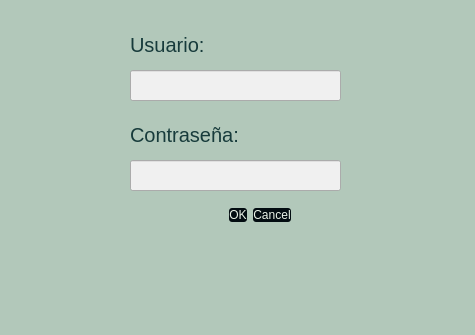
<?xml version="1.0" encoding="UTF-8"?>
<ui version="4.0">
 <class>Ventana_login</class>
 <widget class="QDialog" name="Ventana_login">
  <property name="geometry">
   <rect>
    <x>0</x>
    <y>0</y>
    <width>475</width>
    <height>335</height>
   </rect>
  </property>
  <property name="windowTitle">
   <string>Dialog</string>
  </property>
  <property name="styleSheet">
   <string notr="true">background-color: #f0f0f0</string>
  </property>
  <widget class="QDialogButtonBox" name="buttonBox">
   <property name="enabled">
    <bool>true</bool>
   </property>
   <property name="geometry">
    <rect>
     <x>20</x>
     <y>190</y>
     <width>271</width>
     <height>51</height>
    </rect>
   </property>
   <property name="maximumSize">
    <size>
     <width>271</width>
     <height>51</height>
    </size>
   </property>
   <property name="cursor">
    <cursorShape>PointingHandCursor</cursorShape>
   </property>
   <property name="mouseTracking">
    <bool>false</bool>
   </property>
   <property name="toolTip">
    <string>&lt;html&gt;&lt;head/&gt;&lt;body&gt;&lt;p&gt;&lt;br/&gt;&lt;/p&gt;&lt;/body&gt;&lt;/html&gt;</string>
   </property>
   <property name="accessibleName">
    <string/>
   </property>
   <property name="layoutDirection">
    <enum>Qt::LeftToRight</enum>
   </property>
   <property name="styleSheet">
    <string notr="true">font: 15pt &quot;MS Gothic&quot;;
font: 15pt &quot;Georgia&quot;;
background-color: rgb(4, 13, 18);
color: rgb(235, 243, 232);
border-radius:3px</string>
   </property>
   <property name="orientation">
    <enum>Qt::Horizontal</enum>
   </property>
   <property name="standardButtons">
    <set>QDialogButtonBox::Cancel|QDialogButtonBox::Ok</set>
   </property>
   <property name="centerButtons">
    <bool>false</bool>
   </property>
  </widget>
  <widget class="QLineEdit" name="usuario_boton">
   <property name="geometry">
    <rect>
     <x>130</x>
     <y>70</y>
     <width>211</width>
     <height>31</height>
    </rect>
   </property>
   <property name="styleSheet">
    <string notr="true">border-color: rgb(134, 167, 137);
font: 8pt &quot;Georgia&quot;;</string>
   </property>
  </widget>
  <widget class="QLineEdit" name="contrasena_boton">
   <property name="geometry">
    <rect>
     <x>130</x>
     <y>160</y>
     <width>211</width>
     <height>31</height>
    </rect>
   </property>
   <property name="styleSheet">
    <string notr="true">font: 8pt &quot;Georgia&quot;;</string>
   </property>
   <property name="echoMode">
    <enum>QLineEdit::Password</enum>
   </property>
  </widget>
  <widget class="QLabel" name="label">
   <property name="geometry">
    <rect>
     <x>130</x>
     <y>30</y>
     <width>111</width>
     <height>31</height>
    </rect>
   </property>
   <property name="contextMenuPolicy">
    <enum>Qt::CustomContextMenu</enum>
   </property>
   <property name="toolTip">
    <string>&lt;html&gt;&lt;head/&gt;&lt;body&gt;&lt;p&gt;fewf&lt;/p&gt;&lt;/body&gt;&lt;/html&gt;</string>
   </property>
   <property name="autoFillBackground">
    <bool>false</bool>
   </property>
   <property name="styleSheet">
    <string notr="true">background-color: rgb(178, 200, 186);
font: 8pt &quot;Georgia&quot;;</string>
   </property>
   <property name="text">
    <string>&lt;html&gt;&lt;head/&gt;&lt;body&gt;&lt;p&gt;&lt;span style=&quot; font-size:15pt; color:#173b3b;&quot;&gt;Usuario:&lt;/span&gt;&lt;/p&gt;&lt;/body&gt;&lt;/html&gt;</string>
   </property>
  </widget>
  <widget class="QLabel" name="label_2">
   <property name="geometry">
    <rect>
     <x>130</x>
     <y>120</y>
     <width>151</width>
     <height>31</height>
    </rect>
   </property>
   <property name="minimumSize">
    <size>
     <width>131</width>
     <height>0</height>
    </size>
   </property>
   <property name="styleSheet">
    <string notr="true">background-color: rgb(178, 200, 186);
font: 8pt &quot;Georgia&quot;;</string>
   </property>
   <property name="text">
    <string>&lt;html&gt;&lt;head/&gt;&lt;body&gt;&lt;p&gt;&lt;span style=&quot; font-size:15pt; color:#173b3b;&quot;&gt;Contraseña:&lt;/span&gt;&lt;/p&gt;&lt;/body&gt;&lt;/html&gt;</string>
   </property>
  </widget>
  <widget class="QLabel" name="label_3">
   <property name="geometry">
    <rect>
     <x>-30</x>
     <y>-10</y>
     <width>521</width>
     <height>361</height>
    </rect>
   </property>
   <property name="styleSheet">
    <string notr="true">background-color: rgb(178, 200, 186);
background-color: rgb(178, 200, 186);
font: 8pt &quot;Georgia&quot;;</string>
   </property>
   <property name="text">
    <string/>
   </property>
  </widget>
  <widget class="QLabel" name="advertencia">
   <property name="geometry">
    <rect>
     <x>120</x>
     <y>290</y>
     <width>261</width>
     <height>31</height>
    </rect>
   </property>
   <property name="styleSheet">
    <string notr="true">background-color: rgb(178, 200, 186);
background-color: rgb(178, 200, 186);
font: 8pt &quot;Georgia&quot;;</string>
   </property>
   <property name="text">
    <string/>
   </property>
  </widget>
  <zorder>label_3</zorder>
  <zorder>buttonBox</zorder>
  <zorder>usuario_boton</zorder>
  <zorder>contrasena_boton</zorder>
  <zorder>label</zorder>
  <zorder>label_2</zorder>
  <zorder>advertencia</zorder>
 </widget>
 <resources>
  <include location="../../login.qrc"/>
 </resources>
 <connections/>
</ui>
